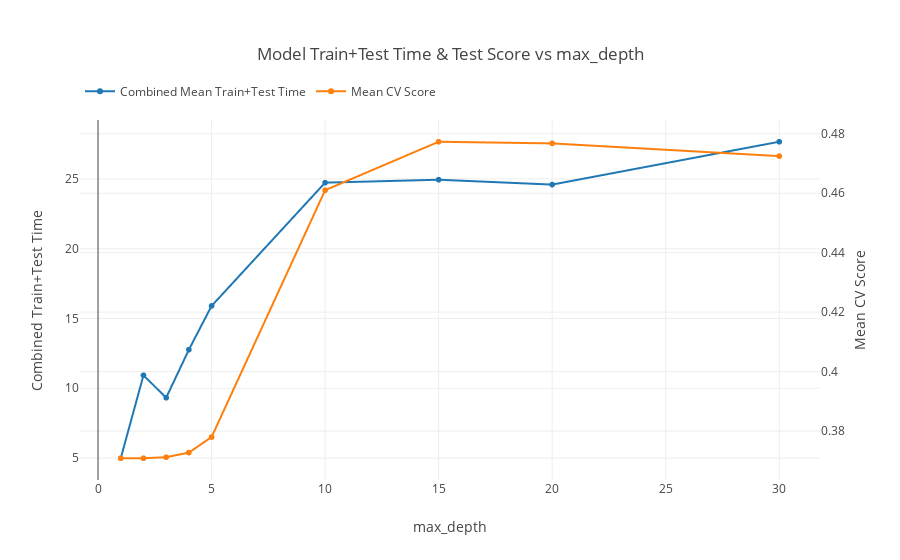

Write notebook code for a chart like this one.
### Code cell
plot_cv(max_depth, param='max_depth')

### Figure 1 — Plotly figure (JSON) as saved in the notebook; plotly's stock layout.template omitted (floating-point values rounded to 4 significant figures)
{"data": [{"mode": "lines+markers", "name": "Combined Mean Train+Test Time", "type": "scattergl", "uid": "e7fc9154-b0ed-11e9-8672-e442a6f8adc6", "x": [1, 2, 3, 4, 5, 10, 15, 20, 30], "y": [4.988, 10.93, 9.324, 12.77, 15.9, 24.73, 24.94, 24.59, 27.66]}, {"mode": "lines+markers", "name": "Mean CV Score", "type": "scattergl", "uid": "e7fc9155-b0ed-11e9-b550-e442a6f8adc6", "x": [1, 2, 3, 4, 5, 10, 15, 20, 30], "y": [0.3709, 0.3709, 0.3712, 0.3728, 0.378, 0.461, 0.4773, 0.4768, 0.4725], "yaxis": "y2"}], "layout": {"legend": {"orientation": "h", "y": 1.12}, "margin": {"t": 120}, "title": "Model Train+Test Time & Test Score vs max_depth", "xaxis": {"title": "max_depth"}, "yaxis": {"title": "Combined Train+Test Time"}, "yaxis2": {"overlaying": "y", "side": "right", "title": "Mean CV Score"}}}
